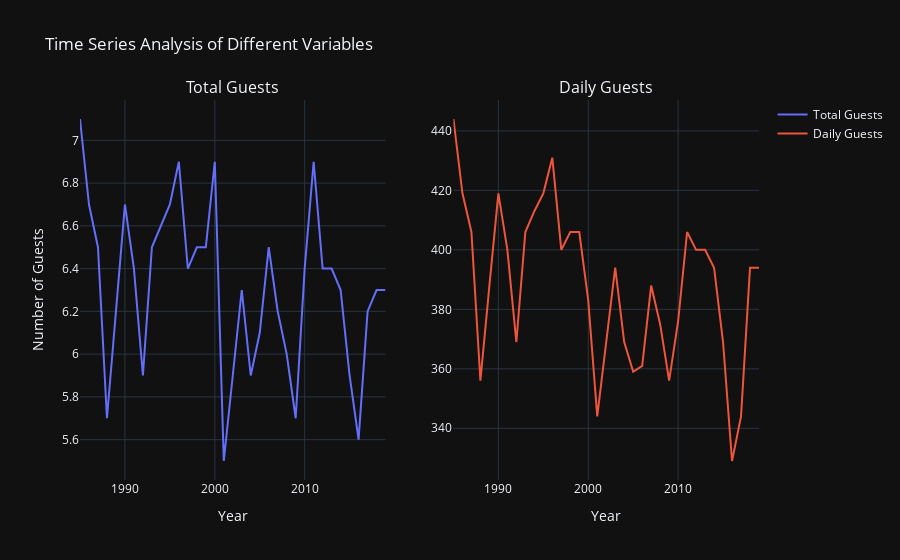

The cell this chart's notebook holds for it:
### Markdown cell above
### Total & Daily Number of Guests

### Code cell
fig = sp.make_subplots(rows=1, cols=2, subplot_titles=("Total Guests", "Daily Guests"))

# Add traces for total guests
fig.add_trace(go.Scatter(x=df['year'], y=df['guests_total'], mode='lines', name='Total Guests'), row=1, col=1)
fig.update_xaxes(title_text='Year', row=1, col=1)
fig.update_yaxes(title_text='Number of Guests', row=1, col=1)

# Add traces for daily guests
fig.add_trace(go.Scatter(x=df['year'], y=df['guests_daily'], mode='lines', name='Daily Guests'), row=1, col=2)
fig.update_xaxes(title_text='Year', row=1, col=2)
fig.update_yaxes(title_text=' ', row=1, col=2)

fig.update_layout(title='Time Series Analysis of Different Variables',template='plotly_dark')
fig.show()

### Figure 1 — Plotly figure (JSON) as saved in the notebook; plotly's stock layout.template omitted (floating-point values rounded to 4 significant figures)
{"data": [{"mode": "lines", "name": "Total Guests", "type": "scatter", "x": [1985, 1986, 1987, 1988, 1989, 1990, 1991, 1992, 1993, 1994, 1995, 1996, 1997, 1998, 1999, 2000, 2001, 2002, 2003, 2004, 2005, 2006, 2007, 2008, 2009, 2010, 2011, 2012, 2013, 2014, 2015, 2016, 2017, 2018, 2019], "xaxis": "x", "y": [7.1, 6.7, 6.5, 5.7, 6.2, 6.7, 6.4, 5.9, 6.5, 6.6, 6.7, 6.9, 6.4, 6.5, 6.5, 6.9, 5.5, 5.9, 6.3, 5.9, 6.1, 6.5, 6.2, 6, 5.7, 6.4, 6.9, 6.4, 6.4, 6.3, 5.9, 5.6, 6.2, 6.3, 6.3], "yaxis": "y"}, {"mode": "lines", "name": "Daily Guests", "type": "scatter", "x": [1985, 1986, 1987, 1988, 1989, 1990, 1991, 1992, 1993, 1994, 1995, 1996, 1997, 1998, 1999, 2000, 2001, 2002, 2003, 2004, 2005, 2006, 2007, 2008, 2009, 2010, 2011, 2012, 2013, 2014, 2015, 2016, 2017, 2018, 2019], "xaxis": "x2", "y": [444, 419, 406, 356, 388, 419, 400, 369, 406, 413, 419, 431, 400, 406, 406, 383, 344, 369, 394, 369, 359, 361, 388, 375, 356, 376, 406, 400, 400, 394, 369, 329, 344, 394, 394], "yaxis": "y2"}], "layout": {"annotations": [{"font": {"size": 16}, "showarrow": false, "text": "Total Guests", "x": 0.225, "xanchor": "center", "xref": "paper", "y": 1, "yanchor": "bottom", "yref": "paper"}, {"font": {"size": 16}, "showarrow": false, "text": "Daily Guests", "x": 0.775, "xanchor": "center", "xref": "paper", "y": 1, "yanchor": "bottom", "yref": "paper"}], "title": {"text": "Time Series Analysis of Different Variables"}, "xaxis": {"anchor": "y", "domain": [0, 0.45], "title": {"text": "Year"}}, "xaxis2": {"anchor": "y2", "domain": [0.55, 1], "title": {"text": "Year"}}, "yaxis": {"anchor": "x", "domain": [0, 1], "title": {"text": "Number of Guests"}}, "yaxis2": {"anchor": "x2", "domain": [0, 1], "title": {"text": " "}}}}
